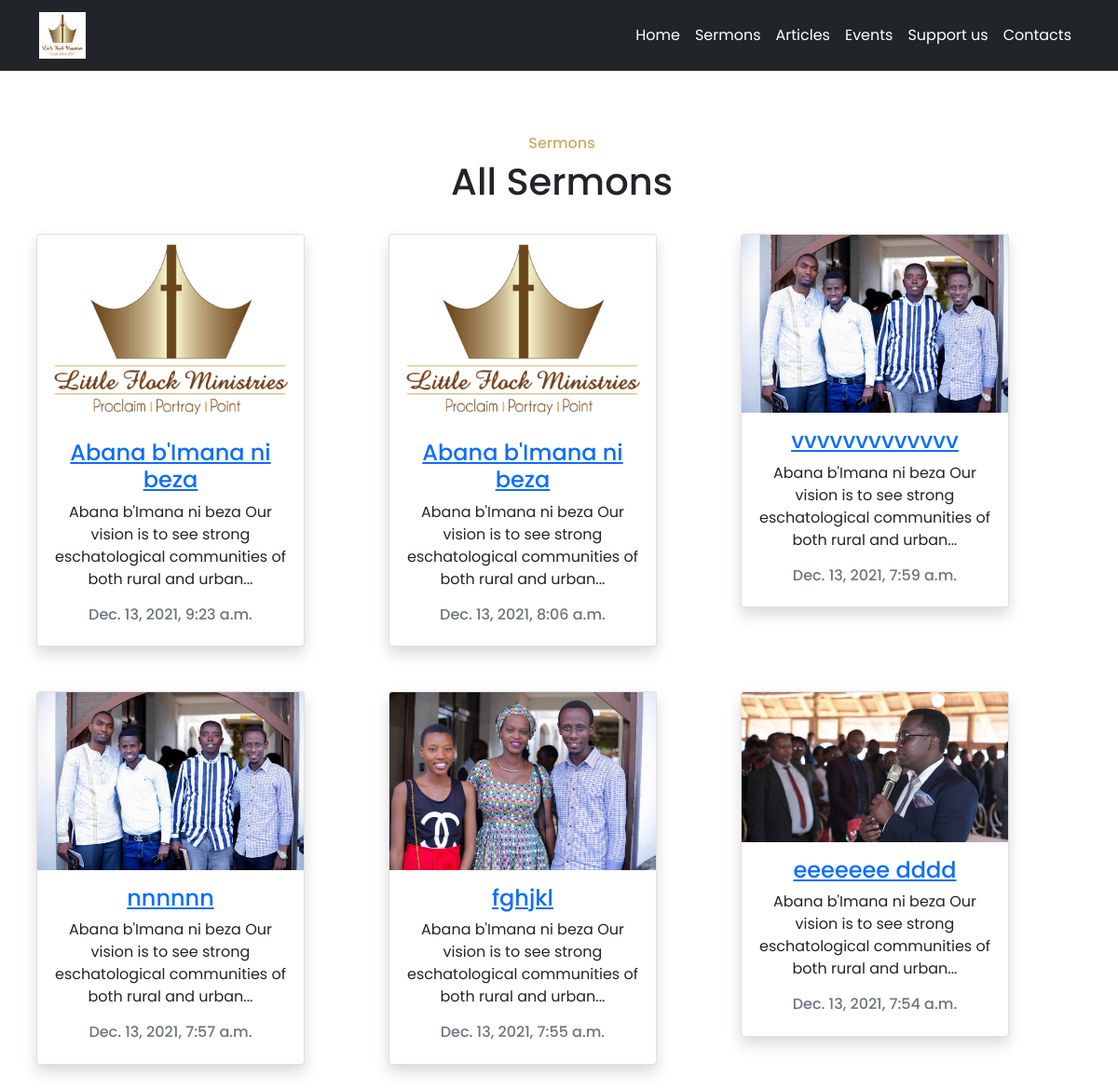
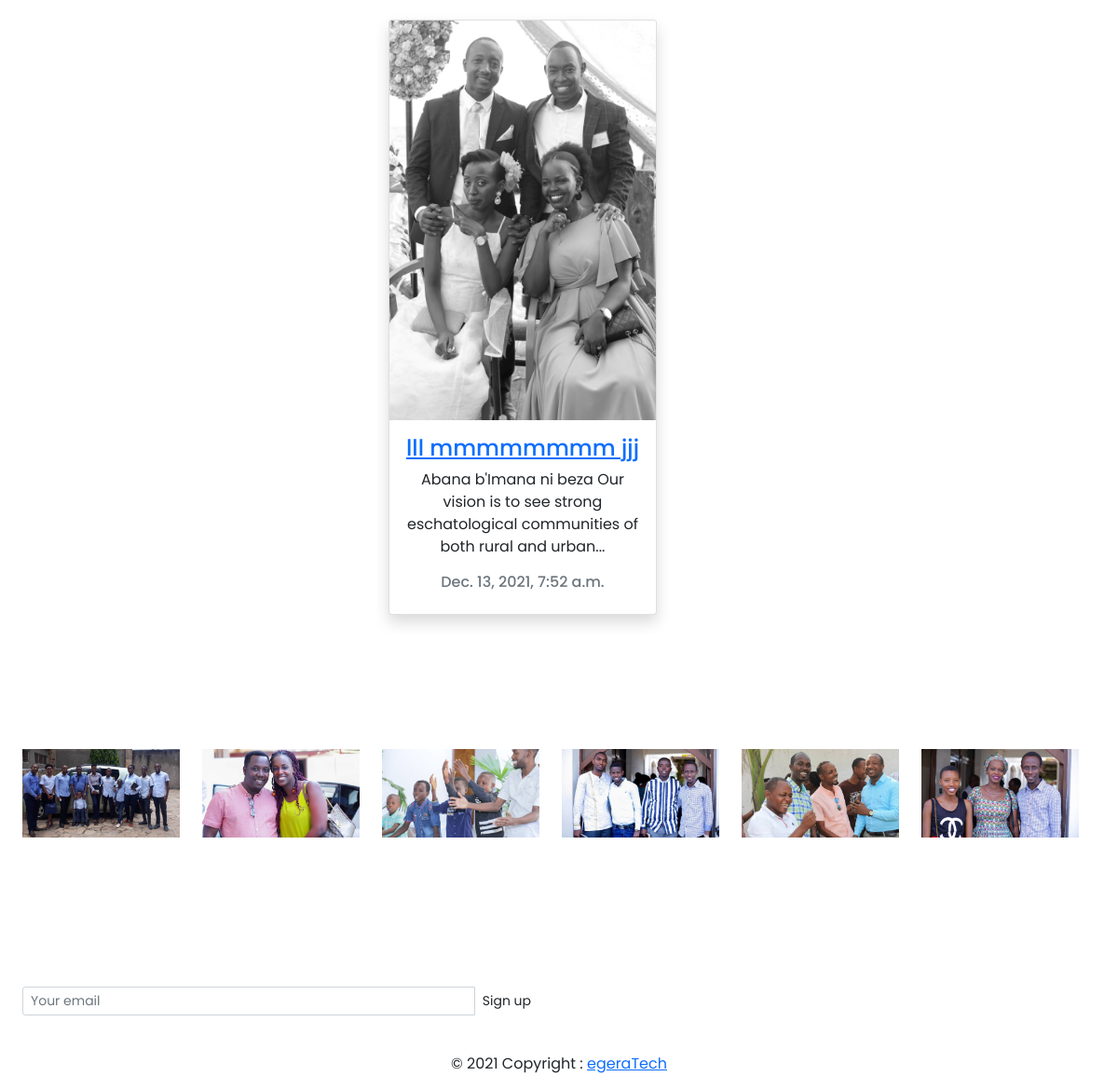
The app's page /sermons/ with its own data (2 pictures, top to bottom).
### flock/models.py (models this page shows, shortened)
class Sermon(models.Model):
    title = models.CharField(max_length=101)
    slug = models.SlugField(max_length=150, unique=True)
    date = models.DateTimeField(auto_now_add=True)
    body = models.TextField()
    photo = models.ImageField(upload_to='%Y/%m/%d/', default='default.png', blank=True)
    def snippet(self):
        return self.body[:100] +'...'

### flock/views.py (the view)
# urls.py: re_path(r'sermons/', views.sermon_list, name='sermons'),
def sermon_list(request):
    sermons = Sermon.objects.all().order_by('-date') #sermons variable receives data from db
    return render(request, 'flock/sermon_list.html', {'sermons':sermons}) #'sermons' receives sermons variable and it will be used in templates

### flock/templates/flock/sermon_list.html (shortened to what this page needs)
{% extends 'flock/base_layout.html' %}
{% block content %}
<div class="container marketing">
<div class="container">
    <br>
    <br>
    <div class="row justify-content-center">
      <h6 style="color:#c9ae60;" class="text-center">Sermons</h6>
      <h1 class="text-center">All Sermons</h1>
      <div class="row justify-content-center">
        {% for sermon in sermons %}
            <div class="col-md-4">
                <br>
                <div class="card shadow" style="width: 18rem; ">
                    <div class="inner"><img class="card-img-top" style="max-width: 100%; height: auto;" src="{{ sermon.photo.url }}">
                        <br>
                    </div>
                    <div class="card-body text-center">
                        <h4 class="card-title"><a href="{% url 'flock:sermon_detail' slug=sermon.slug %}">{{sermon.title}}</a></h4>
                        <p class="card-text">{{ sermon.snippet}}</a></p>
                        <h6 class="text-muted">{{ sermon.date}}</h6>
                    </div>
                </div>
                <br>
            </div>
        {% endfor %}
        </div>
    </div>
</div>
</div>
{% endblock %}

### assets/styles.css (style rules this page uses)
* { margin: 0; padding: 0; box-sizing: border-box; font-family: 'Poppins', sans-serif; }
body { background: #f0f0f0f0 }
.container { margin-top: 8%; }
.inner { overflow: hidden; }
.inner img { transition: all 1.5s ease; }

### records on screen
Sermon: photo (placeholder picture), title "Abana b'Imana ni beza", snippet "Abana b'Imana ni beza Our vision is to see strong eschatological communities of both rural and urban...", date "Dec. 13, 2021, 9:23 a.m."
Sermon: photo (placeholder picture), title "Abana b'Imana ni beza", snippet "Abana b'Imana ni beza Our vision is to see strong eschatological communities of both rural and urban...", date "Dec. 13, 2021, 8:06 a.m."
Sermon: photo (picture), title "vvvvvvvvvvvvv", snippet "Abana b'Imana ni beza Our vision is to see strong eschatological communities of both rural and urban...", date "Dec. 13, 2021, 7:59 a.m."
Sermon: photo (picture), title "nnnnnn", snippet "Abana b'Imana ni beza Our vision is to see strong eschatological communities of both rural and urban...", date "Dec. 13, 2021, 7:57 a.m."
Sermon: photo (picture), title "fghjkl", snippet "Abana b'Imana ni beza Our vision is to see strong eschatological communities of both rural and urban...", date "Dec. 13, 2021, 7:55 a.m."
Sermon: photo (picture), title "eeeeeee dddd", snippet "Abana b'Imana ni beza Our vision is to see strong eschatological communities of both rural and urban...", date "Dec. 13, 2021, 7:54 a.m."
Sermon: photo (picture), title "lll mmmmmmmm jjj", snippet "Abana b'Imana ni beza Our vision is to see strong eschatological communities of both rural and urban...", date "Dec. 13, 2021, 7:52 a.m."
